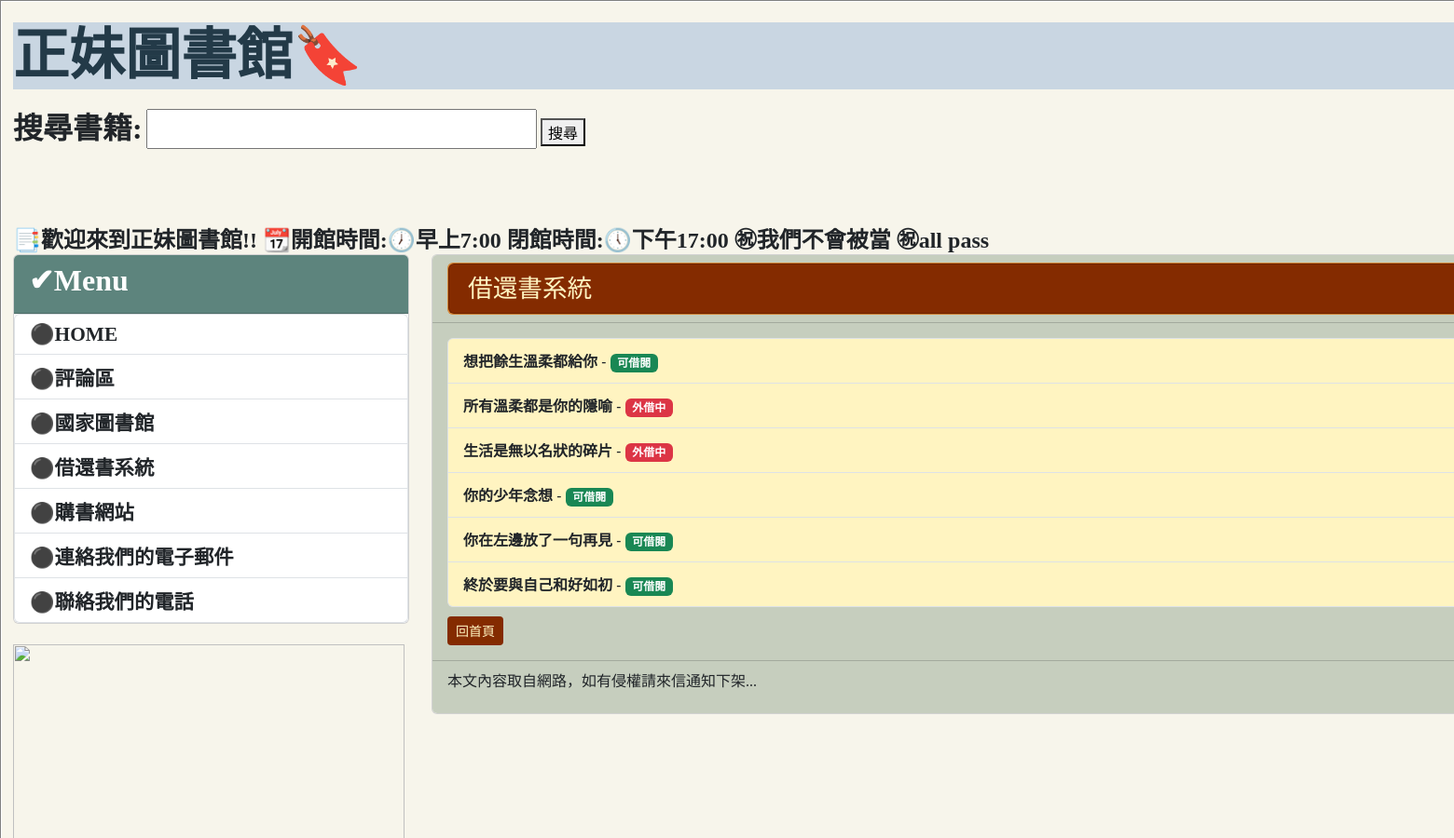
The app's page /book_list/ (upper part), older data.
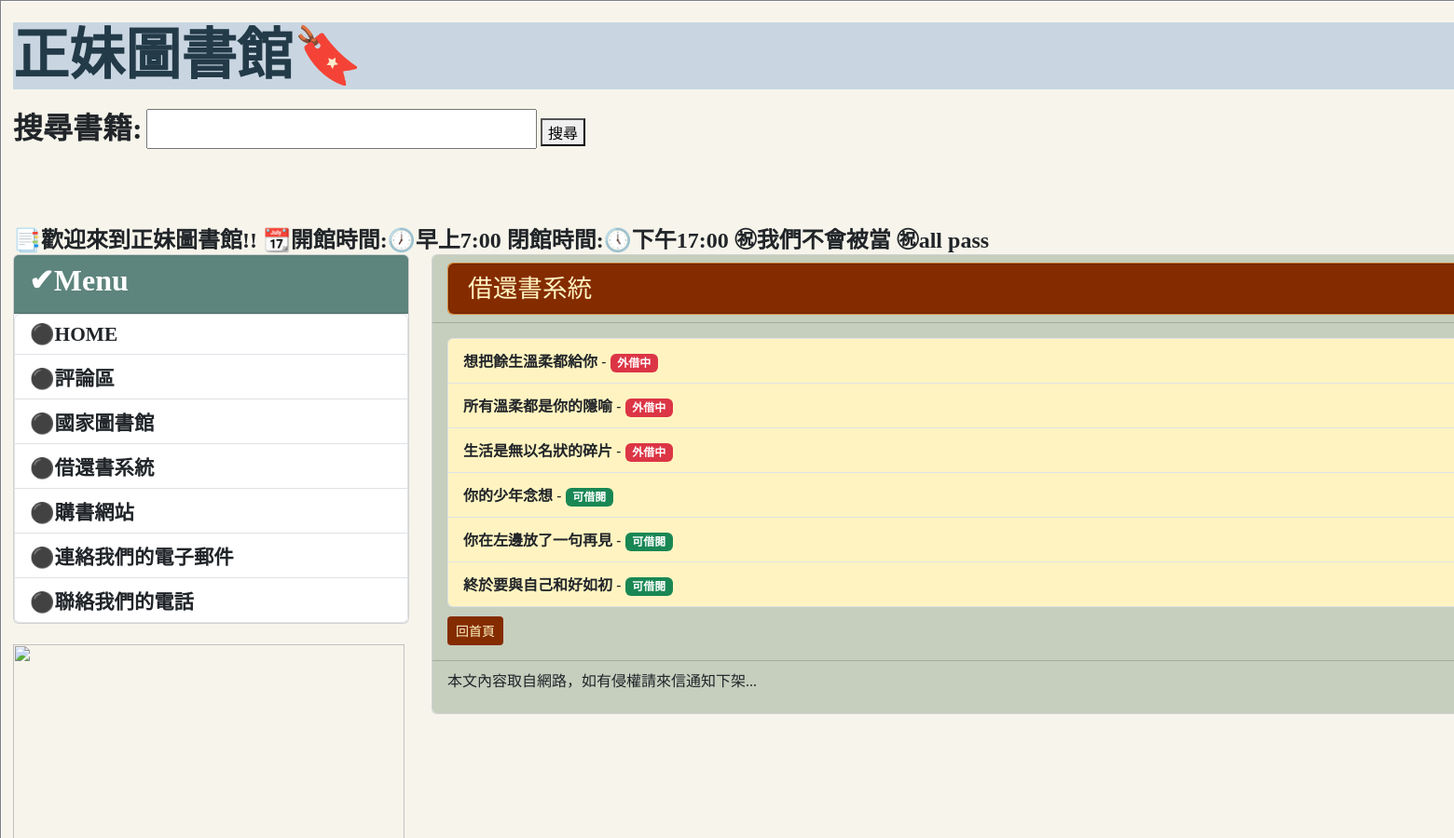
The same page, newer data.
### mysite/models.py (models this page shows, shortened)
class Post(models.Model):
    title = models.CharField(max_length=200)
    slug = models.CharField(max_length=200)
    body = models.TextField()
    pub_date = models.DateTimeField(auto_now_add=True)
    isBorrow = models.BooleanField(("外借中"),default=False)
    class Meta:
        ordering = ('-pub_date',)

### mysite/views.py (the view)
# urls.py: path('book_list/', mv.book_list, name='book_list'),
def book_list(request):
    books = Post.objects.all()
    return render(request, 'book_list.html', {'books': books})

### templates/book_list.html (shortened to what this page needs)
{% extends "base.html" %}
{% block headmessage %}
    <div class="card" style="background-color:#FFA042;">
        <div class="card"; style="background-color:#842B00;">
            <h3 style="font-family:微軟正黑體; font-size: 20pt; color:#FFF4C1; margin-left: 10px; margin-bottom: 0px; padding: 10px">借還書系統
            </h3>
        </div>
    </div>
{% endblock %}
{% block content %}
    {% if books %}
        <ul class="list-group">
            {% for book in books %}
                <li class="list-group-item d-flex justify-content-between align-items-center" style="background-color:#FFF4C1;">
                    <div>
                        <strong>{{ book.title }}</strong> - {{ book.write }}
                        {% if book.isBorrow %}
                            <span class="badge bg-danger">外借中</span>
                        {% else %}
                            <span class="badge bg-success">可借閱</span>
                        {% endif %}
                    </div>
                </li>
            {% endfor %}
        </ul>
    {% else %}
        <p>No books available.</p>
    {% endif %}
    <a class="btn btn-sm" style="background-color:#842B00; color: #FFF4C1; margin-top: 10px;" href='/'>回首頁</a>
{% endblock %}

Row changes from the older to the newer data that the page shows:
changed Post "想把餘生溫柔都給你": isBorrow "可借閱" → "外借中"
